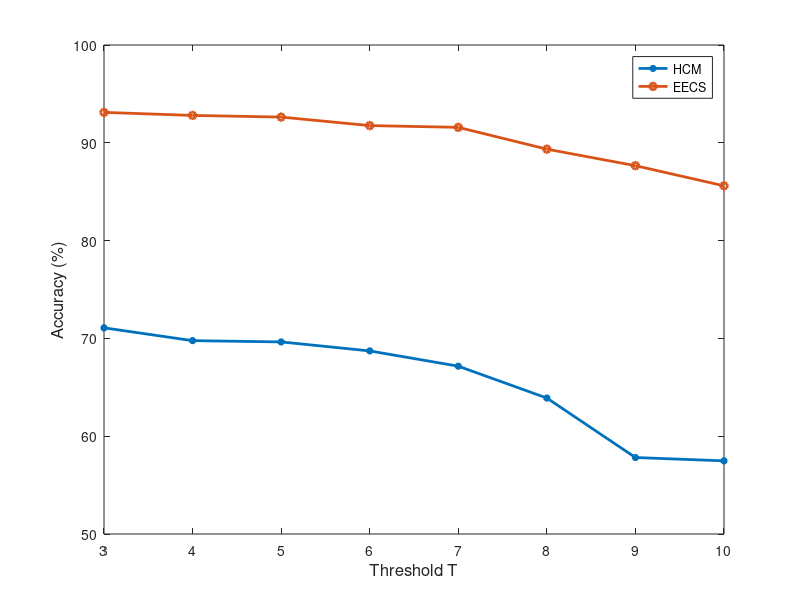

This chart was generated by the following MATLAB code:
close all;

T = [3,4,5,6,7,8,9,10];
Acc_HCM = [71.08, 69.77, 69.64, 68.72, 67.16, 63.90, 57.82, 57.48];
ACC_EECS = [93.11, 92.80, 92.63, 91.76, 91.58, 89.35, 87.66, 85.60];

plot(T, Acc_HCM,  '-*', 'linewidth', 2, 'markersize', 5);hold on;
plot(T, ACC_EECS, '-o', 'linewidth', 2, 'markersize', 5);

xlabel('Threshold T', 'FontSize', 12);
ylabel('Accuracy (%)', 'FontSize', 12);

legend('HCM', 'EECS');